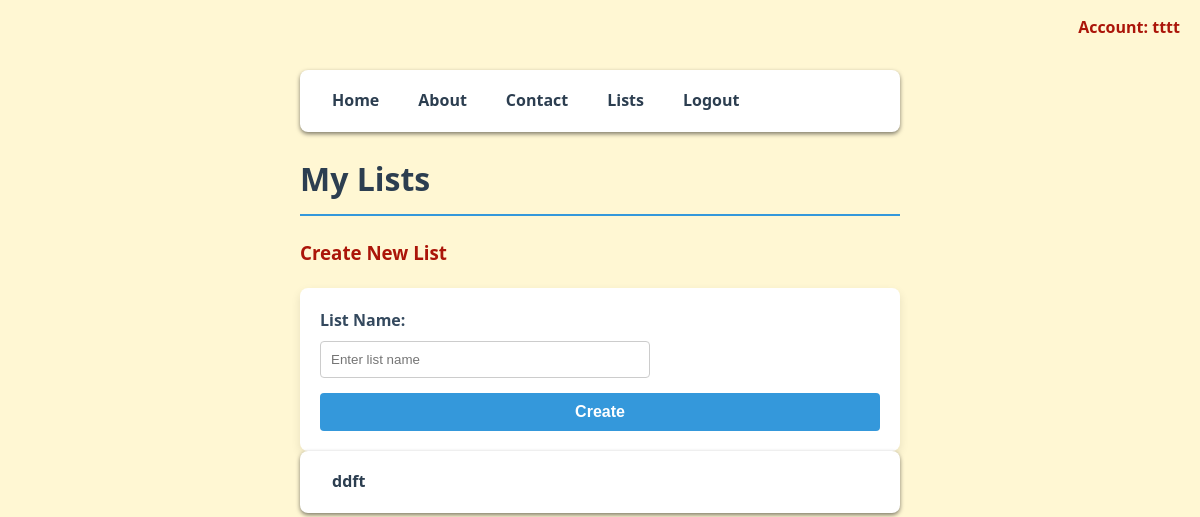
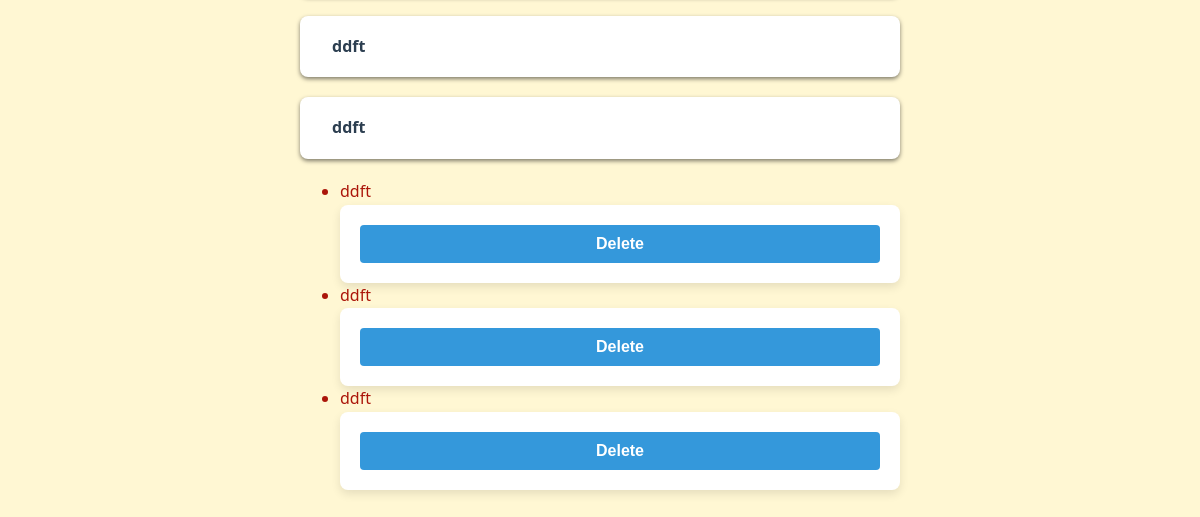
Page /lists (signed in) on the earlier database version (2 pictures, top to bottom).
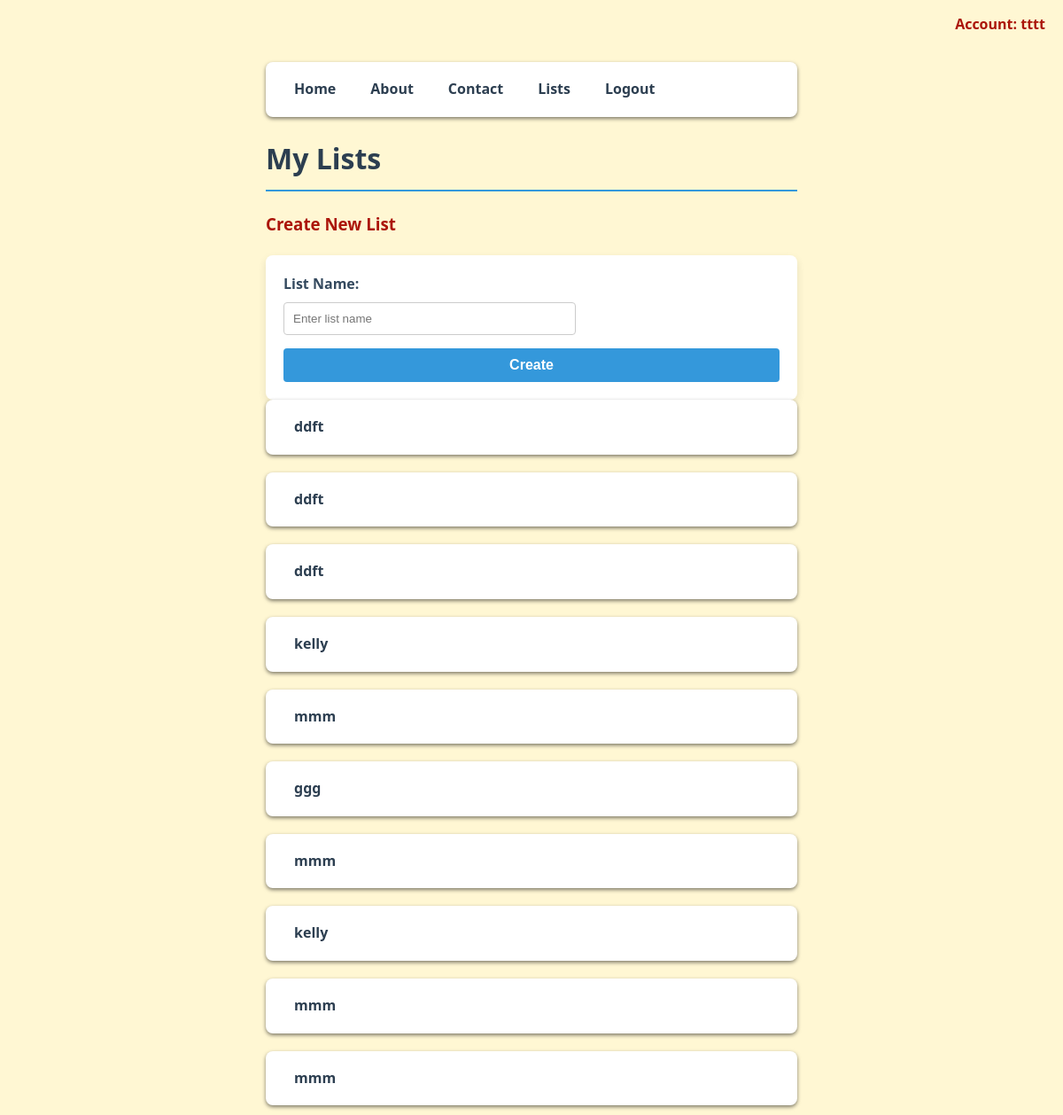
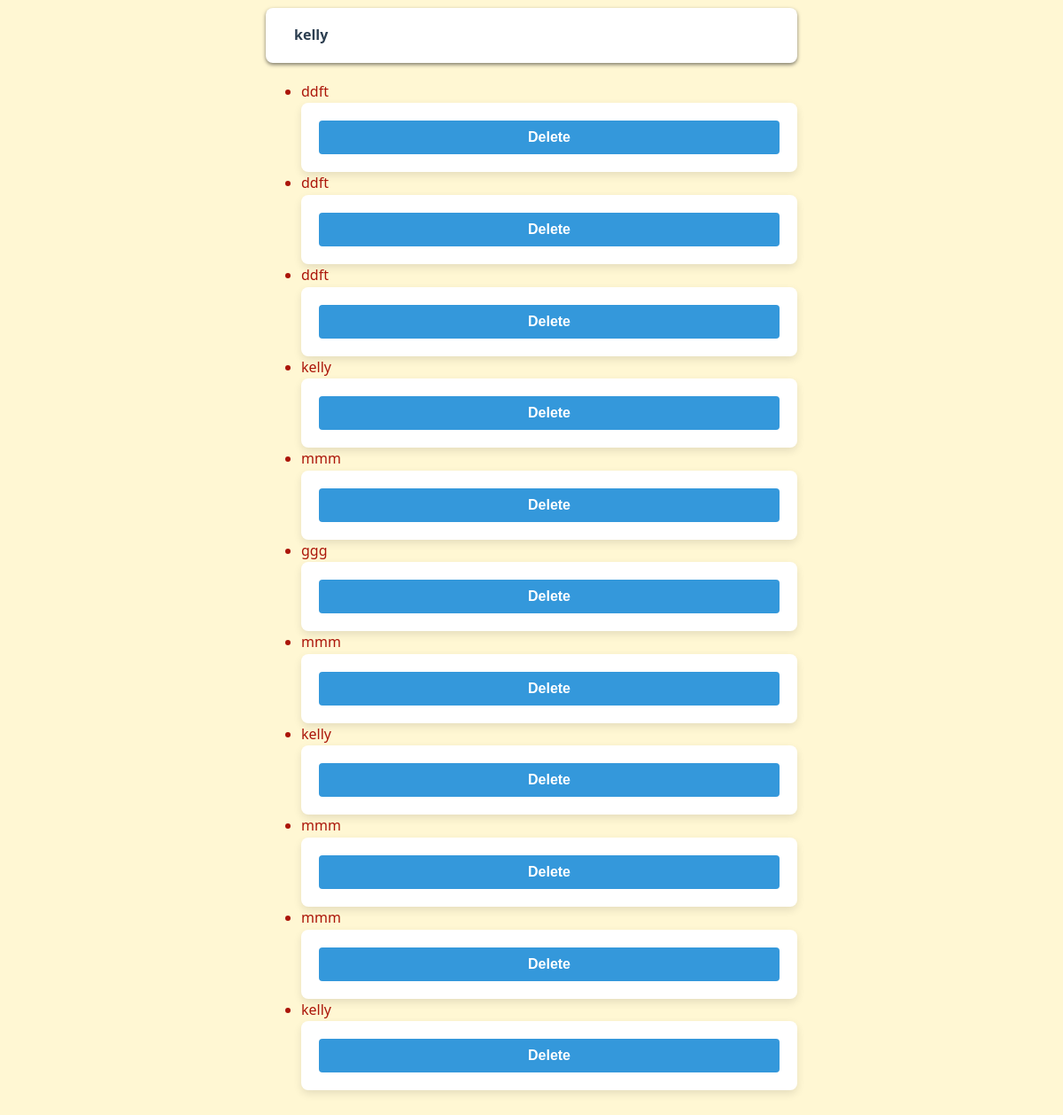
Same page on the later database version (2 pictures, top to bottom).
### site.py (models this page shows)
class Group(db.Model):
    id = db.Column(db.Integer, primary_key=True)
    name = db.Column(db.String(100), nullable=False)
    user_id = db.Column(db.Integer, db.ForeignKey('user.id'), nullable=False)
    items = db.relationship('Item', backref='group', cascade='all, delete-orphan', lazy=True)

### site.py (the view)
@app.route('/lists')
def lists():
    username = session.get('username')
    if not username:
        return redirect(url_for('login'))
    user = User.query.filter_by(username=username).first()
    if user:
        user_lists = Group.query.filter_by(user_id=user.id).all()
        return render_template('lists.html', lists=user_lists, username=username)
    return redirect(url_for('home'))

### templates/lists.html (shortened to what this page needs)
<!DOCTYPE html>
<html lang="en">
<head>
    <link rel="stylesheet" href="{{ url_for('static', filename='style.css') }}">
</head>
<body>
    <nav>
        <a href="{{url_for('home') }}">Home</a>
        <a href="{{url_for('about') }}">About</a>
        <a href="{{url_for('contact') }}">Contact</a>
        <a href="{{url_for('lists') }}">Lists</a>
        {% if username %}
        <a href="{{ url_for('logout') }}">Logout</a>
        {% else %}
        <a href="{{ url_for('login') }}">Login</a>
        <a href="{{ url_for('register') }}">Register</a>
        {% endif %}
    </nav>
    <div style='position: absolute; top:15px; right: 20px; font-weight: bold;'>
        Account: {{ username }}
    </div>
    <h1>My Lists</h1>
    <div class='card'>
        <h3>Create New List</h3>
        <form hx-post="{{ url_for('create_list') }}"
              hx-target='#lists-container'
              hx-swap='beforeend'
              hx-on::after-request="this.reset()">
            <label for="list_name">List Name:</label>
            <input type="text" id="list_name" name="list_name" required placeholder="Enter list name">
            <button type="submit">Create</button>
        </form>
    </div>
    {% for list in lists %}
    <nav class='list-item-container'>
        <a class="list-button" href="{{ url_for('inside_list', list_id=list.id) }}">
            {{ list.name }}
        </a>
    </nav>
    {% endfor %}
    <ul>
        {%for list in lists%}
            <li>
                {{list.name}}
                <form action="{{ url_for('delete_list', list_id=list.id)}}" method="POST" style="margin:0;">
                    <button type="submit" class="btn-delete-small" onclick="return confirm('delete?');">Delete</button>
                </form>
            </li>
        {% endfor%} </ul>
</body>
</html>

Differences in the rows shown:
added Group: name "kelly"
added Group: name "mmm"
added Group: name "ggg"
added Group: name "mmm"
added Group: name "kelly"
added Group: name "mmm"
added Group: name "mmm"
added Group: name "kelly"
